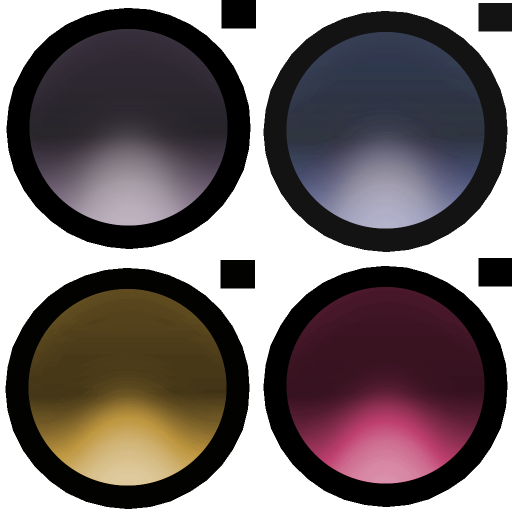
#> input picture content/dota_addons/fate/models/billy_kid/eye.png, 1024 x 1024 px, found by its file name (shown at 1/2 size); its folder holds 5 pictures in this run
$ python build_billy_model.py
#> lines starting #> are read from the running program, lines starting #| are printed output that depends on the picture; after the words box and inside, x2 and y2 are one past the last pixel; in counts of white or black regions, pixels touching at a corner belong together
# -*- coding: utf-8 -*-
"""Генерирует материалы и vmdl для Billy the Kid (content/dota_addons/fate/models/billy_kid).

⚠️ billy.vmdl после генерации правили руками в ModelDoc (замечено 06.10.2026: частоты
48 fps, обрезка bullet_idle 8-63, хитбоксы, имена узлов тегов bullets1/run1...).
Перезапуск скрипта эти правки СОТРЁТ — сначала перенести их сюда или править vmdl
точечно (ретрансляторы *_relay добавлены в vmdl именно так).
"""
import os
from PIL import Image

ROOT = r"C:\Program Files (x86)\Steam\steamapps\common\dota 2 beta\content\dota_addons\fate\models\billy_kid"
REL = "models/billy_kid"

# ---------------------------------------------------------------- маски альфы
# hero.vfx не берёт альфу из TextureColor: прозрачность = F_ALPHA_TEST + отдельная
# маска TextureTranslucency (белое = видно, чёрное = прозрачно).
for name in ("eye", "el", "ex"):
    im = Image.open(os.path.join(ROOT, name + ".png")).convert("RGBA")
#> im is the input picture: PIL image 1024x1024 RGBA; mean R, G, B, A 44.7, 34.5, 35, 183
    im.getchannel("A").save(os.path.join(ROOT, name + "_mask.png"))
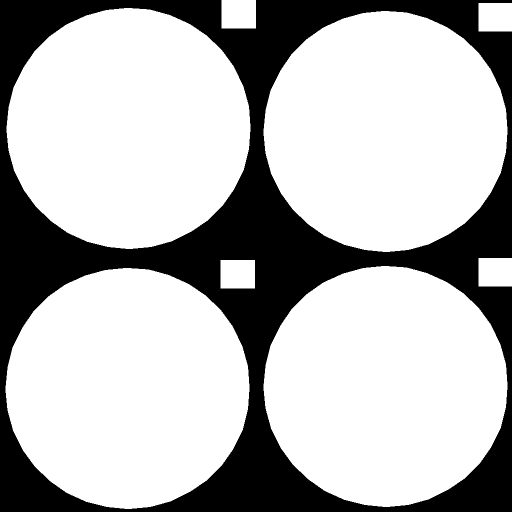
#> saved as eye_mask.png: PIL image 1024x1024 L (shown at 1/2 size); 71.8% white; 1 black region, box (x1, y1, x2, y2) and area: (0, 0, 1024, 1024) 295916
#> (the run stopped early here; a loop or call above may not have finished)
